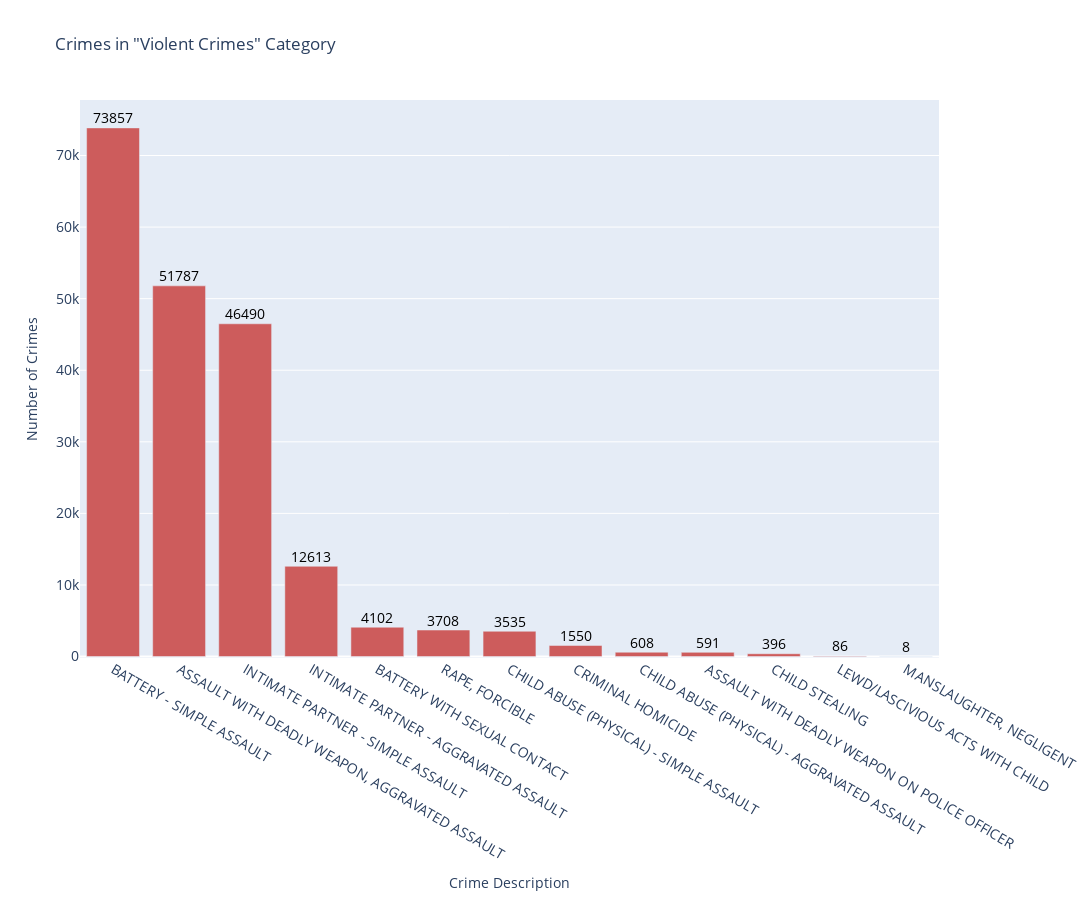

The code cell stored with this chart in its notebook:
### Markdown cell above
The graph reveals that the highest number of crimes is concentrated in two categories: "Identity Theft" and "Burglary from Vehicle." These categories dominate the crime statistics, indicating that these types of offenses are the most frequent in the dataset.

Close behind, we see the "Petty Theft" category, which involves thefts of amounts up to $950. This category also shows a significant number of incidents, highlighting its notable presence in the overall crime data.

### Code cell
# Filter the data for "Theft and Burglary" category
theft_burglary_crimes = crimes[crimes['Crime_category'] == "Violent Crimes"]

# Group the data by 'crm_cd_desc' and count the occurrences
theft_burglary_counts = theft_burglary_crimes['crm_cd_desc'].value_counts()

# Create a bar chart
fig = go.Figure()

fig.add_trace(
    go.Bar(
        x=theft_burglary_counts.index,
        y=theft_burglary_counts.values,
        marker_color='indianred',  # Customize the color here
        hovertemplate='%{x}<br>Crimes: %{y:}<extra></extra>',  # Hover text
    )
)

# Add annotations (labels) above the bars
for i, value in enumerate(theft_burglary_counts.values):
    fig.add_annotation(
        x=theft_burglary_counts.index[i],
        y=value,
        text=str(value),
        showarrow=False,
        font=dict(size=14, color='black'),
        yshift=10,  # Shift the label slightly above the bar
    )

# Customize the layout
fig.update_layout(
    title='Crimes in "Violent Crimes" Category',
    xaxis_title='Crime Description',
    yaxis_title='Number of Crimes',
    xaxis_tickfont_size=14,
    yaxis_tickfont_size=14,
    width=1200,
    height=900,
    hoverlabel=dict(
        font_size=14,
        font_family='Arial'
    ),
)

# Show the figure with config to disable interaction
fig.show(config={
    'staticPlot': True,  # Disables all interactive elements
    'displayModeBar': False,  # Disable the mode bar
    'scrollZoom': False,  # Disable scroll zoom
    'displaylogo': False,  # Disable Plotly logo
    'showSendToCloud': False,  # Hide send-to-cloud button
    'modeBarButtonsToRemove': ['zoom2d', 'pan2d', 'select2d', 'lasso2d', 'zoomIn2d', 'zoomOut2d', 'autoScale2d', 'resetScale2d', 'hoverClosestCartesian', 'hoverCompareCartesian'],  # Remove specific buttons from the mode bar
})

### Figure 1 — Plotly figure (JSON) as saved in the notebook; plotly's stock layout.template omitted (floating-point values rounded to 4 significant figures)
{"data": [{"hovertemplate": "%{x}<br>Crimes: %{y:}<extra></extra>", "marker": {"color": "indianred"}, "type": "bar", "x": ["BATTERY - SIMPLE ASSAULT", "ASSAULT WITH DEADLY WEAPON, AGGRAVATED ASSAULT", "INTIMATE PARTNER - SIMPLE ASSAULT", "INTIMATE PARTNER - AGGRAVATED ASSAULT", "BATTERY WITH SEXUAL CONTACT", "RAPE, FORCIBLE", "CHILD ABUSE (PHYSICAL) - SIMPLE ASSAULT", "CRIMINAL HOMICIDE", "CHILD ABUSE (PHYSICAL) - AGGRAVATED ASSAULT", "ASSAULT WITH DEADLY WEAPON ON POLICE OFFICER", "CHILD STEALING", "LEWD/LASCIVIOUS ACTS WITH CHILD", "MANSLAUGHTER, NEGLIGENT"], "y": [73857, 51787, 46490, 12613, 4102, 3708, 3535, 1550, 608, 591, 396, 86, 8]}], "layout": {"annotations": [{"font": {"color": "black", "size": 14}, "showarrow": false, "text": "73857", "x": "BATTERY - SIMPLE ASSAULT", "y": 73857, "yshift": 10}, {"font": {"color": "black", "size": 14}, "showarrow": false, "text": "51787", "x": "ASSAULT WITH DEADLY WEAPON, AGGRAVATED ASSAULT", "y": 51787, "yshift": 10}, {"font": {"color": "black", "size": 14}, "showarrow": false, "text": "46490", "x": "INTIMATE PARTNER - SIMPLE ASSAULT", "y": 46490, "yshift": 10}, {"font": {"color": "black", "size": 14}, "showarrow": false, "text": "12613", "x": "INTIMATE PARTNER - AGGRAVATED ASSAULT", "y": 12613, "yshift": 10}, {"font": {"color": "black", "size": 14}, "showarrow": false, "text": "4102", "x": "BATTERY WITH SEXUAL CONTACT", "y": 4102, "yshift": 10}, {"font": {"color": "black", "size": 14}, "showarrow": false, "text": "3708", "x": "RAPE, FORCIBLE", "y": 3708, "yshift": 10}, {"font": {"color": "black", "size": 14}, "showarrow": false, "text": "3535", "x": "CHILD ABUSE (PHYSICAL) - SIMPLE ASSAULT", "y": 3535, "yshift": 10}, {"font": {"color": "black", "size": 14}, "showarrow": false, "text": "1550", "x": "CRIMINAL HOMICIDE", "y": 1550, "yshift": 10}, {"font": {"color": "black", "size": 14}, "showarrow": false, "text": "608", "x": "CHILD ABUSE (PHYSICAL) - AGGRAVATED ASSAULT", "y": 608, "yshift": 10}, {"font": {"color": "black", "size": 14}, "showarrow": false, "text": "591", "x": "ASSAULT WITH DEADLY WEAPON ON POLICE OFFICER", "y": 591, "yshift": 10}, {"font": {"color": "black", "size": 14}, "showarrow": false, "text": "396", "x": "CHILD STEALING", "y": 396, "yshift": 10}, {"font": {"color": "black", "size": 14}, "showarrow": false, "text": "86", "x": "LEWD/LASCIVIOUS ACTS WITH CHILD", "y": 86, "yshift": 10}, {"font": {"color": "black", "size": 14}, "showarrow": false, "text": "8", "x": "MANSLAUGHTER, NEGLIGENT", "y": 8, "yshift": 10}], "height": 900, "hoverlabel": {"font": {"family": "Arial", "size": 14}}, "title": {"text": "Crimes in \"Violent Crimes\" Category"}, "width": 1200, "xaxis": {"tickfont": {"size": 14}, "title": {"text": "Crime Description"}}, "yaxis": {"tickfont": {"size": 14}, "title": {"text": "Number of Crimes"}}}}
